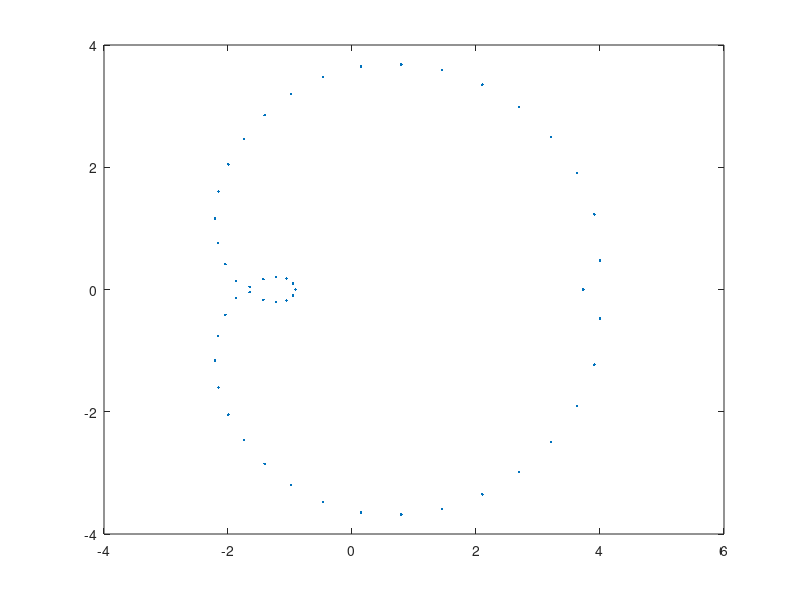

This figure's MATLAB source:
% Compute the eigenvalues of A + (epsilon)Qi for the 100 perturbations created in Question 1. 
% Note that these eigenvalues may be complex numbers. Plot all the eigenvalues of the 100 matrices (i.e. A + Qi) on one plot by the command plot(eigenvalues, ’.’). 
% Report the plot and your observations.
eps= 10^(-8) 
n=50;
[Q,R] = qr(randn(n,n));
eQi= zeros(n,n,100) % for store the Qi value in 3D array
eQiQt=zeros(n,n,100) % for store the Qi value in 3D array (for Q4)
for i = 1:100; %iterate 100 time
    [Q,R] = qr(randn(n,n)); %QR fact. Q is orthonormal
    QT=transpose(Q) %this is for Q4
     eQi(:,:,i) = Q*eps;
     eQiQt(:,:,i) = (Q+QT)*eps; 
end

n=50;
v =ones(1,n-1);
J = diag(v,1);
A = 4*J+4*J*J;
for i = 1:100;
    B = A+eQi(:,:,i);
    
end
condition= cond(A)
e = eig(B)
plot(e, '.')
